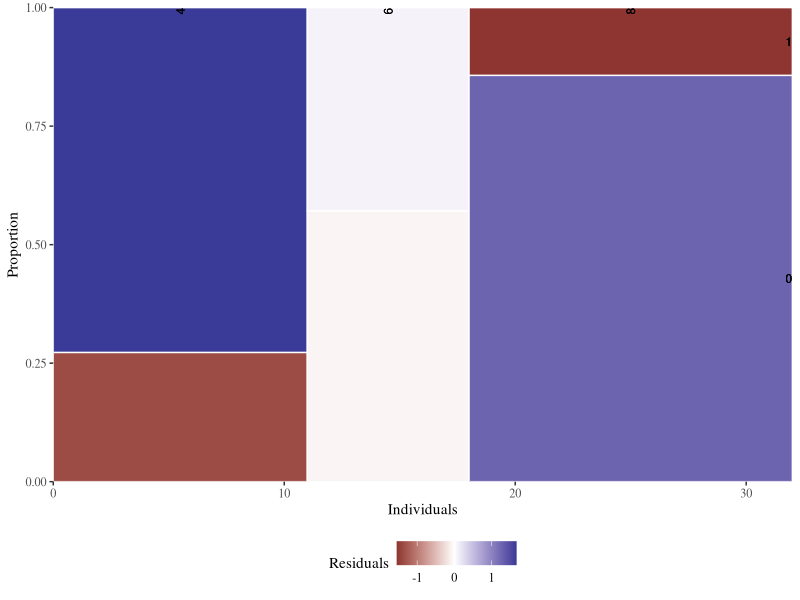
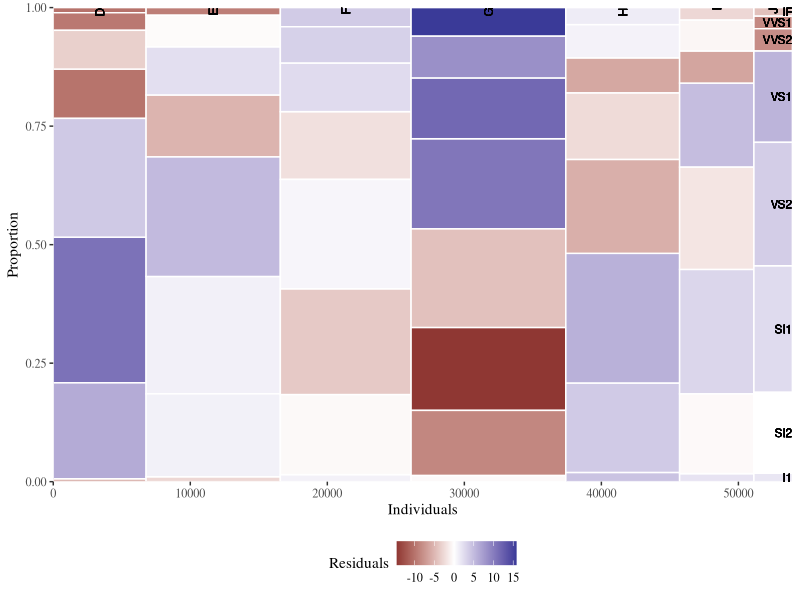
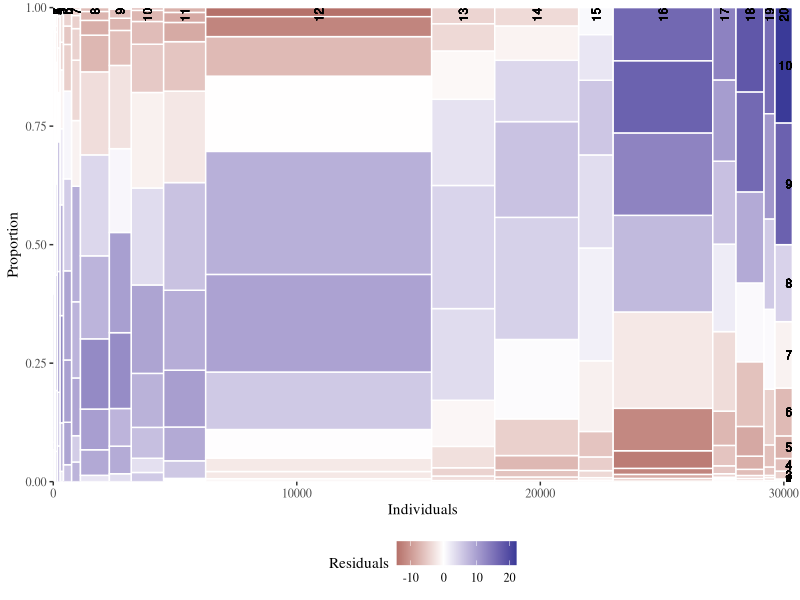

These charts were generated, in order, by the following R code:
## ---- chunk 1

library(ggplot2)
library(reshape2)
library(dplyr)
library(ggthemes)
## ---- chunk 2
mosaicGG <- function(data, X, FILL) {
  
  # Proportions in raw data
  DF <- as.data.frame.matrix(table(data[[X]], data[[FILL]]))
  DF$groupSum <- rowSums(DF)
  DF$xmax <- cumsum(DF$groupSum)
  DF$xmin <- DF$xmax - DF$groupSum
  DF$X <- row.names(DF)
  DF$groupSum <- NULL
  DF_melted <- melt(DF, id = c("X", "xmin", "xmax"), variable.name = "FILL")
  DF_melted <- DF_melted %>% 
    group_by(X) %>% 
    mutate(ymax = cumsum(value/sum(value)),
           ymin = ymax - value/sum(value))
  
  # Chi-sq test
  results <- chisq.test(table(data[[FILL]], data[[X]])) # fill and then x
  resid <- melt(results$residuals)
  names(resid) <- c("FILL", "X", "residual")

  # Merge data
  DF_all <- merge(DF_melted, resid)
  
  # Positions for labels
  DF_all$xtext <- DF_all$xmin + (DF_all$xmax - DF_all$xmin)/2
  index <- DF_all$xmax == max(DF_all$xmax)
  DF_all$ytext <- DF_all$ymin[index] + (DF_all$ymax[index] - DF_all$ymin[index])/2
  
  # plot:
  g <- ggplot(DF_all, aes(ymin = ymin,  ymax = ymax, xmin = xmin, 
                          xmax = xmax, fill = residual)) + 
  geom_rect(col = "white") +
  geom_text(aes(x = xtext, label = X),
            y = 1, size = 3, angle = 90, hjust = 1, show.legend = FALSE) +
  geom_text(aes(x = max(xmax),  y = ytext, label = FILL),
            size = 3, hjust = 1, show.legend = FALSE) +
  scale_fill_gradient2("Residuals") +
  scale_x_continuous("Individuals", expand = c(0,0)) +
  scale_y_continuous("Proportion", expand = c(0,0)) +
  theme_tufte() +
  theme(legend.position = "bottom")
  print(g)
}
## ---- chunk 3
# mtcars: am described by cyl
mosaicGG(mtcars, "cyl", "am")

# diamonds: clarity described by color
mosaicGG(diamonds, "color", "clarity")

# Vocab: vocabulary described by education
library(car)
mosaicGG(Vocab, "education", "vocabulary")
